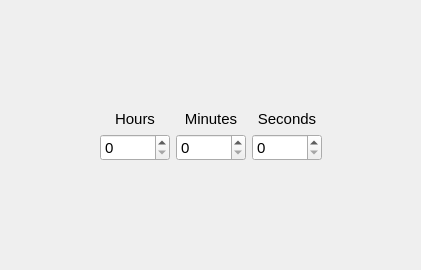
            <widget class="QWidget" name="tabCountdown">
             <attribute name="title">
              <string>Countdown</string>
             </attribute>
             <layout class="QGridLayout" name="gridLayout_5">
              <item row="0" column="1">
               <spacer name="verticalSpacer">
                <property name="orientation">
                 <enum>Qt::Vertical</enum>
                </property>
                <property name="sizeHint" stdset="0">
                 <size>
                  <width>13</width>
                  <height>99</height>
                 </size>
                </property>
               </spacer>
              </item>
              <item row="1" column="0">
               <spacer name="horizontalSpacer_13">
                <property name="orientation">
                 <enum>Qt::Horizontal</enum>
                </property>
                <property name="sizeHint" stdset="0">
                 <size>
                  <width>89</width>
                  <height>20</height>
                 </size>
                </property>
               </spacer>
              </item>
              <item row="1" column="1">
               <layout class="QHBoxLayout" name="horizontalLayout_3">
                <item>
                 <layout class="QVBoxLayout" name="verticalLayout_3">
                  <item>
                   <widget class="QLabel" name="labelCountdownHours">
                    <property name="minimumSize">
                     <size>
                      <width>70</width>
                      <height>0</height>
                     </size>
                    </property>
                    <property name="font">
                     <font>
                      <pointsize>11</pointsize>
                      <weight>50</weight>
                      <italic>false</italic>
                      <bold>false</bold>
                     </font>
                    </property>
                    <property name="locale">
                     <locale language="English" country="UnitedStates"/>
                    </property>
                    <property name="text">
                     <string>Hours</string>
                    </property>
                    <property name="alignment">
                     <set>Qt::AlignCenter</set>
                    </property>
                   </widget>
                  </item>
                  <item>
                   <widget class="QSpinBox" name="spinBoxCountdownHours">
                    <property name="font">
                     <font>
                      <pointsize>11</pointsize>
                     </font>
                    </property>
                    <property name="locale">
                     <locale language="English" country="UnitedStates"/>
                    </property>
                    <property name="buttonSymbols">
                     <enum>QAbstractSpinBox::UpDownArrows</enum>
                    </property>
                    <property name="maximum">
                     <number>600</number>
                    </property>
                   </widget>
                  </item>
                 </layout>
                </item>
                <item>
                 <layout class="QVBoxLayout" name="verticalLayout_2">
                  <item>
                   <widget class="QLabel" name="labelCountdownMinutes">
                    <property name="minimumSize">
                     <size>
                      <width>70</width>
                      <height>0</height>
                     </size>
                    </property>
                    <property name="font">
                     <font>
                      <pointsize>11</pointsize>
                     </font>
                    </property>
                    <property name="locale">
                     <locale language="English" country="UnitedStates"/>
                    </property>
                    <property name="text">
                     <string>Minutes</string>
                    </property>
                    <property name="alignment">
                     <set>Qt::AlignCenter</set>
                    </property>
                   </widget>
                  </item>
                  <item>
                   <widget class="QSpinBox" name="spinBoxCountdownMinutes">
                    <property name="font">
                     <font>
                      <pointsize>11</pointsize>
                     </font>
                    </property>
                    <property name="locale">
                     <locale language="English" country="UnitedStates"/>
                    </property>
                    <property name="maximum">
                     <number>59</number>
                    </property>
                    <property name="value">
                     <number>0</number>
                    </property>
                   </widget>
                  </item>
                 </layout>
                </item>
                <item>
                 <layout class="QVBoxLayout" name="verticalLayout">
                  <item>
                   <widget class="QLabel" name="labelCountdownSeconds">
                    <property name="minimumSize">
                     <size>
                      <width>70</width>
                      <height>0</height>
                     </size>
                    </property>
                    <property name="font">
                     <font>
                      <pointsize>11</pointsize>
                     </font>
                    </property>
                    <property name="autoFillBackground">
                     <bool>false</bool>
                    </property>
                    <property name="locale">
                     <locale language="English" country="UnitedStates"/>
                    </property>
                    <property name="text">
                     <string>Seconds</string>
                    </property>
                    <property name="alignment">
                     <set>Qt::AlignCenter</set>
                    </property>
                   </widget>
                  </item>
                  <item>
                   <widget class="QSpinBox" name="spinBoxCountdownSeconds">
                    <property name="font">
                     <font>
                      <pointsize>11</pointsize>
                     </font>
                    </property>
                    <property name="locale">
                     <locale language="English" country="UnitedStates"/>
                    </property>
                    <property name="maximum">
                     <number>59</number>
                    </property>
                   </widget>
                  </item>
                 </layout>
                </item>
               </layout>
              </item>
              <item row="1" column="2">
               <spacer name="horizontalSpacer_14">
                <property name="orientation">
                 <enum>Qt::Horizontal</enum>
                </property>
                <property name="sizeHint" stdset="0">
                 <size>
                  <width>88</width>
                  <height>20</height>
                 </size>
                </property>
               </spacer>
              </item>
              <item row="2" column="1">
               <spacer name="verticalSpacer_2">
                <property name="orientation">
                 <enum>Qt::Vertical</enum>
                </property>
                <property name="sizeHint" stdset="0">
                 <size>
                  <width>20</width>
                  <height>98</height>
                 </size>
                </property>
               </spacer>
              </item>
             </layout>
             <zorder>horizontalSpacer_13</zorder>
             <zorder>horizontalSpacer_14</zorder>
            </widget>
